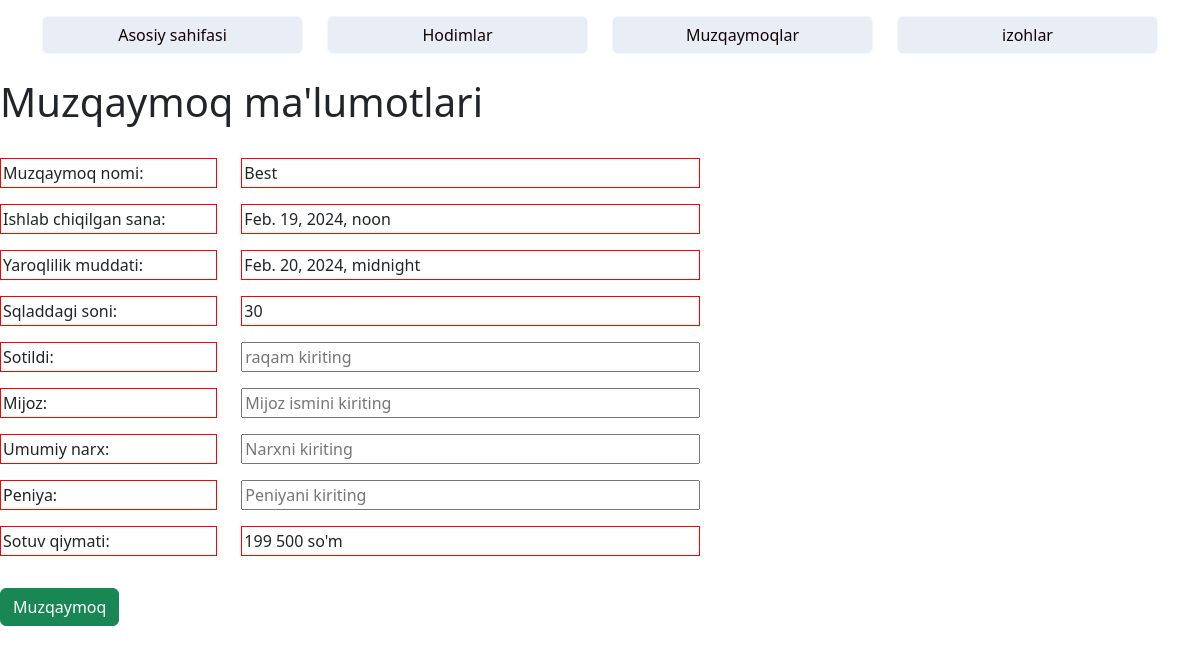
The app's page /muzqaymoq_malumot/1/ with its own data.
### app1/models.py (models this page shows, shortened)
class Muzqaymoqlar(models.Model):
    name=models.CharField(max_length=100)
    price=models.DecimalField(max_digits=6,decimal_places=2)
    turi=models.CharField(max_length=100)
    ishlab_ch_sana=models.DateTimeField()
    yaroqlilik_muddati=models.DateTimeField()
    sqladdagi_soni=models.IntegerField(blank=True, null=True)

### app1/views.py (the view)
# urls.py: path('muzqaymoq_malumot/<int:pk>/', muzqaymoq_t.as_view(), name="muz_malum"),
class muzqaymoq_t(DetailView):
    model = Muzqaymoqlar
    template_name = 'muzqaymoq_mal.html'

### templates/muzqaymoq_mal.html (shortened to what this page needs)
 <!DOCTYPE html>
<html lang="en">
<head>
        <link href="https://cdn.jsdelivr.net/npm/bootstrap@5.2.3/dist/css/bootstrap.min.css" rel="stylesheet">
</head>
    <body>
    {% extends 'baza.html' %}
    {% block content %}
    <br>
    <h1>Muzqaymoq ma'lumotlari</h1>
    <br>
             <div class="col-7">
                        <form action="">
                            <div class="row">
                                <div class="col-4"><p>Muzqaymoq nomi:</p></div>
                                <div class="col-8"><p>{{muzqaymoqlar.name}}</p></div>
                            </div>
                            <div class="row">
                                <div class="col-4"><p>Ishlab chiqilgan sana:</p></div>
                                <div class="col-8"><p>{{muzqaymoqlar.ishlab_ch_sana}}</p></div>
                            </div>
                            <div class="row">
                                <div class="col-4"><p>Yaroqlilik muddati:</p></div>
                                <div class="col-8"><p>{{muzqaymoqlar.yaroqlilik_muddati}}</p></div>
                            </div>
                            <div class="row">
                                <div class="col-4"><p>Sqladdagi soni:</p></div>
                                <div class="col-8"><p>{{muzqaymoqlar.sqladdagi_soni}}</p></div>
                            </div>
                            <div class="row">
                                <label for="st" class="col-4"><p  style="width: 100%;">Sotildi:</p></label>
                                <div class="col-8">
                                    <input type="text" placeholder="raqam kiriting" id="st"  style="width: 100%;">
                                </div>
                            </div>
                            <div class="row">
                                <label for="stu" class="col-4"><p  style="width: 100%;">Mijoz:</p></label>
                                <div class="col-8">
                                    <input type="text" placeholder="Mijoz ismini kiriting" id="stu"  style="width: 100%;">
                                </div>
                            </div>
                            <div class="row">
                                <label for="su" class="col-4"><p  style="width: 100%;">Umumiy narx:</p></label>
                                <div class="col-8">
                                    <input type="text" placeholder="Narxni kiriting" id="su"  style="width: 100%;">
                                </div>
                            </div>
                            <div class="row">
                                <label for="sui" class="col-4"><p  style="width: 100%;">Peniya:</p></label>
                                <div class="col-8">
                                    <input type="text" placeholder="Peniyani kiriting" id="sui"  style="width: 100%;">
                                </div>
                            </div>
                            <div class="row">
                                <div class="col-4"><p>Sotuv qiymati:</p></div>
                                <div class="col-8"><p>199 500         so'm</p></div>
                            </div>
                        </form>
                    </div>
                  <div class="row mt-3">
                    <div class="col-8">
                        <div class="btn btn-success">
                            Muzqaymoq
                        </div>
                    </div>
                  </div>
        {% endblock content %}

### templates/muzqaymoq_mal.html (style rules this page uses)
p { border: 1px solid red; width: 100%; padding: 2px; }

### records on screen
Muzqaymoqlar: name "Best", ishlab_ch_sana "Feb. 19, 2024, noon", yaroqlilik_muddati "Feb. 20, 2024, midnight", sqladdagi_soni "30"
